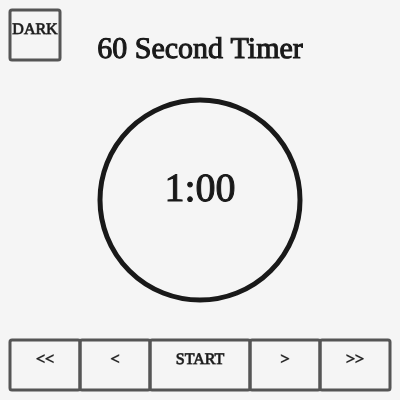
Frame 1 (no input)
Frame 60 (no input): identical to frame 1, image omitted
Frame 120 (the mouse pressed at the canvas centre since frame 60): identical to frame 1, image omitted

The p5.js sketch that drew this single still picture (run headless with seeded random() and noise() and a simulated clock; from frame 60 on, the mouse is pressed at the canvas centre):

// p5.js sketch
// ── sketch.js
/*
Original sketch
https://openprocessing.org/sketch/1185735
by Ayato Coding
https://openprocessing.org/user/233051?view=sketches&o=39

This is a p5js version.
*/

let timer = 3600;
let maxtimer = 3600;
let timeron = 0;
let darkmode = false;
let b1, b2, b3, b4, b5, b6, b7, b8; // Buttons



function setup() {
  createCanvas(400, 400);
  //surface.setResizable(true);
  frameRate(60);
  b1 = new Button(width/2-50-70, height-60, 70, 50, "<");
  b2 = new Button(width/2-50+100, height-60, 70, 50, ">");
  b3 = new Button(width/2-50-140, height-60, 70, 50, "<<");
  b4 = new Button(width/2-50+170, height-60, 70, 50, ">>");
  b5 = new Button(width/2-50, height-60, 100, 50, "START");
  b6 = new Button(width/2-50, height-60, 50, 50, "PAUSE");
  b7 = new Button(width/2-50+50, height-60, 50, 50, "STOP");
  b8 = new Button(10, 10, 50, 50, "DARK\nMODE");
  textFont("Century Gothic Bold", 20);
  //print(PFont.list());
  
  centerX = width / 2;
  centerY = height / 2;
  screenPct = min(height, width) / 1000;
  fontSize = screenPct * 100;
  INNER_RADIUS = screenPct * 200;
  RADIUS_VARIATION = screenPct * 200;
}


function draw() {
  if (darkmode) {
    background(25);
    stroke(245);
    fill(245);
  } else {
    background(245);
    stroke(25);
    fill(25);
  }
  
  push();
  strokeWeight(5);
  noFill();
  arc(width/2, height/2, 200, 200, 0, (timer/(maxtimer+0.001)) * (PI*2));
  pop();
  
  
  push();
  strokeWeight(1);
  textAlign(CENTER, CENTER);
  textSize(30);
  let max60 = floor(maxtimer/60);
  text(max60 + " Second Timer", width/2, 50);
  pop();
  
  push();
  strokeWeight(1);
  textAlign(CENTER, CENTER);
  let minstoshow = floor(timer/3600);
  let secstoshow = floor(timer/60) % 60;
  textSize(40);
  text(minstoshow + ":" + ((secstoshow < 10)?"0":"") + secstoshow, width/2, height/2-10);
  pop();
  
 
  b1.draw();
  b2.draw();
  b3.draw();
  b4.draw();
  if (timeron == 2) {
    b6.draw();
    b7.draw();
  }
  if (timeron == 1) {
    b6.draw();
    b7.draw();
    timer -=1;
    if (timer <= 0) {
      timer = maxtimer;
      timeron = 0;
    }
  }
  if (timeron == 0) {
    b5.draw();
    timer = maxtimer;
  }
  b8.message = (darkmode) ? "LIGHT" : "DARK";
  b8.draw();
 
}

function mouseClicked(){
  if(b1.touch && maxtimer-60 > 0){ maxtimer -=60;}
  if(b2.touch){ maxtimer +=60;}
  if(b3.touch && maxtimer-3600 > 0){ maxtimer -=3600;}
  if(b4.touch){ maxtimer +=3600;}
  if(b5.touch){ 
    if(timeron == 0){
      timer = maxtimer;
      timeron = 1;
      return;
    }
  }
  if(b6.touch){ 
    if(timeron == 1){
      timeron = 2;
      b6.message = "START";
      return;
    }
    if(timeron == 2){
      timeron = 1;
      b6.message = "PAUSE";
      return;
    }
  }
  if(b7.touch){ 
    if(timeron == 1 || timeron == 2){
      timer = maxtimer;
      timeron = 0;
      return;
    }
  }
  if(b8.touch){
    darkmode = !darkmode;
    return;
  }
}

function touchEnded(){
  if(b1.touch && maxtimer-60 > 0){ maxtimer -=60;}
  if(b2.touch){ maxtimer +=60;}
  if(b3.touch && maxtimer-3600 > 0){ maxtimer -=3600;}
  if(b4.touch){ maxtimer +=3600;}
  if(b5.touch){ 
    if(timeron == 0){
      timer = maxtimer;
      timeron = 1;
      return;
    }
  }
  if(b6.touch){ 
    if(timeron == 1){
      timeron = 2;
      b6.message = "START";
      return;
    }
    if(timeron == 2){
      timeron = 1;
      b6.message = "PAUSE";
      return;
    }
  }
  if(b7.touch){ 
    if(timeron == 1 || timeron == 2){
      timer = maxtimer;
      timeron = 0;
      return;
    }
  }
  if(b8.touch){
    darkmode = !darkmode;
    return;
  }
}



class Button {
  constructor(xx, yy, ww, hh, m) {
    this.x = xx;
    this.y = yy;
    this.w = ww;
    this.h = hh;
    this.ox = xx - width / 2;
    this.oy = yy - height / 2;
    this.message = m;
    this.touch = false;
  }

  draw() {
    
    this.x = this.ox + width / 2;
    this.y = this.oy + height / 2;
    this.touch = false;
    if (mouseX > this.x && mouseX < this.x + this.w && mouseY > this.y && mouseY < this.y + this.h) {
      this.touch = true;
    }
    noFill();
    if (darkmode) {
      stroke(245);
      if (this.touch) {
        stroke(200);
      }
    } else {
      stroke(85);
      if (this.touch) {
        stroke(25);
      }
    }
    
    strokeWeight(3);
    rect(this.x, this.y, this.w, this.h, 2);
    if (darkmode) {
      fill(245);
    } else {
      fill(25);
    }
    strokeWeight(1);
    textSize(16);
    textAlign(CENTER, CENTER);
    text(this.message, this.x + this.w / 2, this.y + this.h / 2 - 5);
    
  }
  
}
